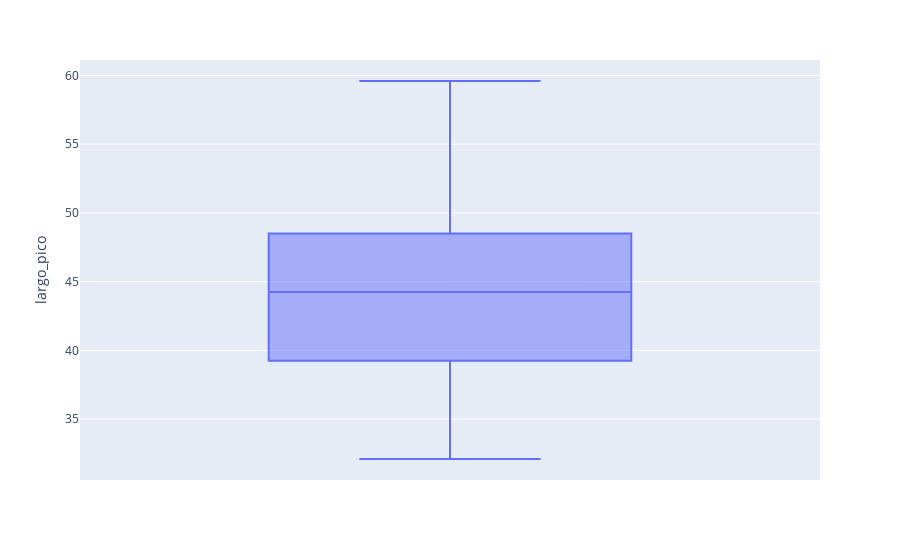

Notebook source saved alongside this figure:
### Code cell
px.box(datos,
      y='largo_pico',)

### Figure 1 — Plotly figure (JSON) as saved in the notebook; plotly's stock layout.template omitted (floating-point values rounded to 4 significant figures; data arrays with more than 128 entries replaced by an {"elided": "..."} marker saying what was removed)
{"data": [{"alignmentgroup": "True", "hovertemplate": "largo_pico=%{y}<extra></extra>", "legendgroup": "", "marker": {"color": "#636efa"}, "name": "", "notched": false, "offsetgroup": "", "orientation": "v", "showlegend": false, "type": "box", "x0": " ", "xaxis": "x", "y": {"elided": "344 float values"}, "y0": " ", "yaxis": "y"}], "layout": {"boxmode": "group", "legend": {"tracegroupgap": 0}, "margin": {"t": 60}, "xaxis": {"anchor": "y", "domain": [0, 1]}, "yaxis": {"anchor": "x", "domain": [0, 1], "title": {"text": "largo_pico"}}}}
